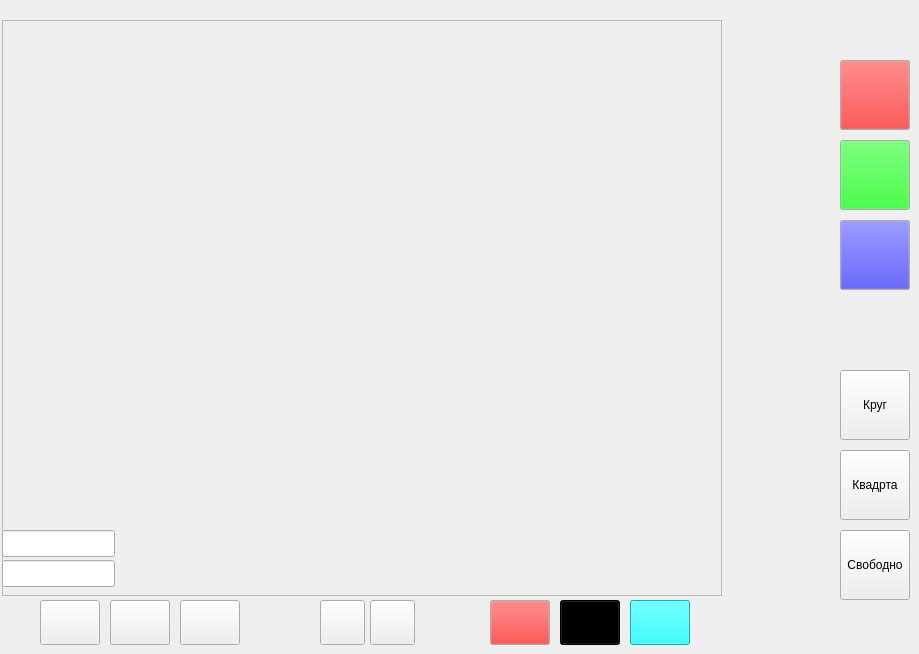
   <widget class="QWidget" name="page_3">
    <widget class="QFrame" name="frame_2">
     <property name="geometry">
      <rect>
       <x>2</x>
       <y>20</y>
       <width>720</width>
       <height>576</height>
      </rect>
     </property>
     <property name="frameShape">
      <enum>QFrame::StyledPanel</enum>
     </property>
     <property name="frameShadow">
      <enum>QFrame::Raised</enum>
     </property>
     <widget class="QLabel" name="drawLabel">
      <property name="geometry">
       <rect>
        <x>0</x>
        <y>0</y>
        <width>720</width>
        <height>576</height>
       </rect>
      </property>
      <property name="text">
       <string/>
      </property>
      <property name="scaledContents">
       <bool>true</bool>
      </property>
     </widget>
     <widget class="QLineEdit" name="lineEdit">
      <property name="geometry">
       <rect>
        <x>0</x>
        <y>510</y>
        <width>113</width>
        <height>27</height>
       </rect>
      </property>
      <property name="readOnly">
       <bool>true</bool>
      </property>
     </widget>
     <widget class="QLineEdit" name="lineEdit_2">
      <property name="geometry">
       <rect>
        <x>0</x>
        <y>540</y>
        <width>113</width>
        <height>27</height>
       </rect>
      </property>
      <property name="readOnly">
       <bool>true</bool>
      </property>
     </widget>
    </widget>
    <widget class="QToolButton" name="toolButton">
     <property name="geometry">
      <rect>
       <x>840</x>
       <y>60</y>
       <width>70</width>
       <height>70</height>
      </rect>
     </property>
     <property name="palette">
      <palette>
       <active>
        <colorrole role="Button">
         <brush brushstyle="SolidPattern">
          <color alpha="255">
           <red>255</red>
           <green>0</green>
           <blue>0</blue>
          </color>
         </brush>
        </colorrole>
       </active>
       <inactive>
        <colorrole role="Button">
         <brush brushstyle="SolidPattern">
          <color alpha="255">
           <red>255</red>
           <green>0</green>
           <blue>0</blue>
          </color>
         </brush>
        </colorrole>
       </inactive>
       <disabled>
        <colorrole role="Button">
         <brush brushstyle="SolidPattern">
          <color alpha="255">
           <red>255</red>
           <green>0</green>
           <blue>0</blue>
          </color>
         </brush>
        </colorrole>
       </disabled>
      </palette>
     </property>
     <property name="text">
      <string/>
     </property>
     <property name="checkable">
      <bool>true</bool>
     </property>
    </widget>
    <widget class="QToolButton" name="toolButton_2">
     <property name="geometry">
      <rect>
       <x>840</x>
       <y>140</y>
       <width>70</width>
       <height>70</height>
      </rect>
     </property>
     <property name="palette">
      <palette>
       <active>
        <colorrole role="Button">
         <brush brushstyle="SolidPattern">
          <color alpha="255">
           <red>0</red>
           <green>255</green>
           <blue>0</blue>
          </color>
         </brush>
        </colorrole>
       </active>
       <inactive>
        <colorrole role="Button">
         <brush brushstyle="SolidPattern">
          <color alpha="255">
           <red>0</red>
           <green>255</green>
           <blue>0</blue>
          </color>
         </brush>
        </colorrole>
       </inactive>
       <disabled>
        <colorrole role="Button">
         <brush brushstyle="SolidPattern">
          <color alpha="255">
           <red>0</red>
           <green>255</green>
           <blue>0</blue>
          </color>
         </brush>
        </colorrole>
       </disabled>
      </palette>
     </property>
     <property name="text">
      <string/>
     </property>
     <property name="checkable">
      <bool>true</bool>
     </property>
    </widget>
    <widget class="QToolButton" name="toolButton_3">
     <property name="geometry">
      <rect>
       <x>840</x>
       <y>220</y>
       <width>70</width>
       <height>70</height>
      </rect>
     </property>
     <property name="palette">
      <palette>
       <active>
        <colorrole role="Button">
         <brush brushstyle="SolidPattern">
          <color alpha="255">
           <red>0</red>
           <green>0</green>
           <blue>255</blue>
          </color>
         </brush>
        </colorrole>
       </active>
       <inactive>
        <colorrole role="Button">
         <brush brushstyle="SolidPattern">
          <color alpha="255">
           <red>0</red>
           <green>0</green>
           <blue>255</blue>
          </color>
         </brush>
        </colorrole>
       </inactive>
       <disabled>
        <colorrole role="Button">
         <brush brushstyle="SolidPattern">
          <color alpha="255">
           <red>0</red>
           <green>0</green>
           <blue>255</blue>
          </color>
         </brush>
        </colorrole>
       </disabled>
      </palette>
     </property>
     <property name="text">
      <string/>
     </property>
     <property name="checkable">
      <bool>true</bool>
     </property>
    </widget>
    <widget class="QPushButton" name="pushButton">
     <property name="geometry">
      <rect>
       <x>840</x>
       <y>370</y>
       <width>70</width>
       <height>70</height>
      </rect>
     </property>
     <property name="text">
      <string>Круг</string>
     </property>
     <property name="checkable">
      <bool>true</bool>
     </property>
    </widget>
    <widget class="QPushButton" name="pushButton_2">
     <property name="geometry">
      <rect>
       <x>840</x>
       <y>450</y>
       <width>70</width>
       <height>70</height>
      </rect>
     </property>
     <property name="text">
      <string>Квадрта</string>
     </property>
     <property name="checkable">
      <bool>true</bool>
     </property>
    </widget>
    <widget class="QPushButton" name="pushButton_3">
     <property name="geometry">
      <rect>
       <x>840</x>
       <y>530</y>
       <width>70</width>
       <height>70</height>
      </rect>
     </property>
     <property name="text">
      <string>Свободно</string>
     </property>
     <property name="checkable">
      <bool>true</bool>
     </property>
    </widget>
    <widget class="QToolButton" name="freeBtn">
     <property name="geometry">
      <rect>
       <x>40</x>
       <y>600</y>
       <width>60</width>
       <height>45</height>
      </rect>
     </property>
     <property name="text">
      <string/>
     </property>
     <property name="iconSize">
      <size>
       <width>35</width>
       <height>35</height>
      </size>
     </property>
     <property name="checkable">
      <bool>true</bool>
     </property>
    </widget>
    <widget class="QToolButton" name="rectBtn">
     <property name="geometry">
      <rect>
       <x>110</x>
       <y>600</y>
       <width>60</width>
       <height>45</height>
      </rect>
     </property>
     <property name="text">
      <string/>
     </property>
     <property name="iconSize">
      <size>
       <width>35</width>
       <height>35</height>
      </size>
     </property>
     <property name="checkable">
      <bool>true</bool>
     </property>
    </widget>
    <widget class="QToolButton" name="roundBtn">
     <property name="geometry">
      <rect>
       <x>180</x>
       <y>600</y>
       <width>60</width>
       <height>45</height>
      </rect>
     </property>
     <property name="text">
      <string/>
     </property>
     <property name="iconSize">
      <size>
       <width>35</width>
       <height>35</height>
      </size>
     </property>
     <property name="checkable">
      <bool>true</bool>
     </property>
    </widget>
    <widget class="QToolButton" name="redBtn">
     <property name="geometry">
      <rect>
       <x>490</x>
       <y>600</y>
       <width>60</width>
       <height>45</height>
      </rect>
     </property>
     <property name="palette">
      <palette>
       <active>
        <colorrole role="Button">
         <brush brushstyle="SolidPattern">
          <color alpha="255">
           <red>255</red>
           <green>0</green>
           <blue>0</blue>
          </color>
         </brush>
        </colorrole>
       </active>
       <inactive>
        <colorrole role="Button">
         <brush brushstyle="SolidPattern">
          <color alpha="255">
           <red>255</red>
           <green>0</green>
           <blue>0</blue>
          </color>
         </brush>
        </colorrole>
       </inactive>
       <disabled>
        <colorrole role="Button">
         <brush brushstyle="SolidPattern">
          <color alpha="255">
           <red>255</red>
           <green>0</green>
           <blue>0</blue>
          </color>
         </brush>
        </colorrole>
       </disabled>
      </palette>
     </property>
     <property name="text">
      <string/>
     </property>
     <property name="icon">
      <iconset>
       <normaloff>../../../../media/Data-1/VideoNPY_Project/VideoNPY_Project/VideoModule/free.jpg</normaloff>../../../../media/Data-1/VideoNPY_Project/VideoNPY_Project/VideoModule/free.jpg</iconset>
     </property>
     <property name="iconSize">
      <size>
       <width>35</width>
       <height>35</height>
      </size>
     </property>
     <property name="checkable">
      <bool>true</bool>
     </property>
    </widget>
    <widget class="QToolButton" name="blackBtn">
     <property name="geometry">
      <rect>
       <x>560</x>
       <y>600</y>
       <width>60</width>
       <height>45</height>
      </rect>
     </property>
     <property name="palette">
      <palette>
       <active>
        <colorrole role="WindowText">
         <brush brushstyle="SolidPattern">
          <color alpha="255">
           <red>255</red>
           <green>255</green>
           <blue>255</blue>
          </color>
         </brush>
        </colorrole>
        <colorrole role="Button">
         <brush brushstyle="SolidPattern">
          <color alpha="255">
           <red>0</red>
           <green>0</green>
           <blue>0</blue>
          </color>
         </brush>
        </colorrole>
        <colorrole role="Light">
         <brush brushstyle="SolidPattern">
          <color alpha="255">
           <red>0</red>
           <green>0</green>
           <blue>0</blue>
          </color>
         </brush>
        </colorrole>
        <colorrole role="Midlight">
         <brush brushstyle="SolidPattern">
          <color alpha="255">
           <red>0</red>
           <green>0</green>
           <blue>0</blue>
          </color>
         </brush>
        </colorrole>
        <colorrole role="Dark">
         <brush brushstyle="SolidPattern">
          <color alpha="255">
           <red>0</red>
           <green>0</green>
           <blue>0</blue>
          </color>
         </brush>
        </colorrole>
        <colorrole role="Mid">
         <brush brushstyle="SolidPattern">
          <color alpha="255">
           <red>0</red>
           <green>0</green>
           <blue>0</blue>
          </color>
         </brush>
        </colorrole>
        <colorrole role="Text">
         <brush brushstyle="SolidPattern">
          <color alpha="255">
           <red>255</red>
           <green>255</green>
           <blue>255</blue>
          </color>
         </brush>
        </colorrole>
        <colorrole role="BrightText">
         <brush brushstyle="SolidPattern">
          <color alpha="255">
           <red>255</red>
           <green>255</green>
           <blue>255</blue>
          </color>
         </brush>
        </colorrole>
        <colorrole role="ButtonText">
         <brush brushstyle="SolidPattern">
          <color alpha="255">
           <red>255</red>
           <green>255</green>
           <blue>255</blue>
          </color>
         </brush>
        </colorrole>
        <colorrole role="Base">
         <brush brushstyle="SolidPattern">
          <color alpha="255">
           <red>0</red>
           <green>0</green>
           <blue>0</blue>
          </color>
         </brush>
        </colorrole>
        <colorrole role="Window">
         <brush brushstyle="SolidPattern">
          <color alpha="255">
           <red>0</red>
           <green>0</green>
           <blue>0</blue>
          </color>
         </brush>
        </colorrole>
        <colorrole role="Shadow">
         <brush brushstyle="SolidPattern">
          <color alpha="255">
           <red>0</red>
           <green>0</green>
           <blue>0</blue>
          </color>
         </brush>
        </colorrole>
        <colorrole role="AlternateBase">
         <brush brushstyle="SolidPattern">
          <color alpha="255">
           <red>0</red>
           <green>0</green>
           <blue>0</blue>
          </color>
         </brush>
        </colorrole>
        <colorrole role="ToolTipBase">
         <brush brushstyle="SolidPattern">
          <color alpha="255">
           <red>255</red>
           <green>255</green>
           <blue>220</blue>
          </color>
         </brush>
        </colorrole>
        <colorrole role="ToolTipText">
         <brush brushstyle="SolidPattern">
          <color alpha="255">
           <red>0</red>
           <green>0</green>
           <blue>0</blue>
          </color>
         </brush>
        </colorrole>
       </active>
       <inactive>
        <colorrole role="WindowText">
         <brush brushstyle="SolidPattern">
          <color alpha="255">
           <red>255</red>
           <green>255</green>
           <blue>255</blue>
          </color>
         </brush>
        </colorrole>
        <colorrole role="Button">
         <brush brushstyle="SolidPattern">
          <color alpha="255">
           <red>0</red>
           <green>0</green>
           <blue>0</blue>
          </color>
         </brush>
        </colorrole>
        <colorrole role="Light">
         <brush brushstyle="SolidPattern">
          <color alpha="255">
           <red>0</red>
           <green>0</green>
           <blue>0</blue>
          </color>
         </brush>
        </colorrole>
        <colorrole role="Midlight">
         <brush brushstyle="SolidPattern">
          <color alpha="255">
           <red>0</red>
           <green>0</green>
           <blue>0</blue>
          </color>
         </brush>
        </colorrole>
        <colorrole role="Dark">
         <brush brushstyle="SolidPattern">
          <color alpha="255">
           <red>0</red>
           <green>0</green>
           <blue>0</blue>
          </color>
         </brush>
        </colorrole>
        <colorrole role="Mid">
         <brush brushstyle="SolidPattern">
          <color alpha="255">
           <red>0</red>
           <green>0</green>
           <blue>0</blue>
          </color>
         </brush>
        </colorrole>
        <colorrole role="Text">
         <brush brushstyle="SolidPattern">
          <color alpha="255">
           <red>255</red>
           <green>255</green>
           <blue>255</blue>
          </color>
         </brush>
        </colorrole>
        <colorrole role="BrightText">
         <brush brushstyle="SolidPattern">
          <color alpha="255">
           <red>255</red>
           <green>255</green>
           <blue>255</blue>
          </color>
         </brush>
        </colorrole>
        <colorrole role="ButtonText">
         <brush brushstyle="SolidPattern">
          <color alpha="255">
           <red>255</red>
           <green>255</green>
           <blue>255</blue>
          </color>
         </brush>
        </colorrole>
        <colorrole role="Base">
         <brush brushstyle="SolidPattern">
          <color alpha="255">
           <red>0</red>
           <green>0</green>
           <blue>0</blue>
          </color>
         </brush>
        </colorrole>
        <colorrole role="Window">
         <brush brushstyle="SolidPattern">
          <color alpha="255">
           <red>0</red>
           <green>0</green>
           <blue>0</blue>
          </color>
         </brush>
        </colorrole>
        <colorrole role="Shadow">
         <brush brushstyle="SolidPattern">
          <color alpha="255">
           <red>0</red>
           <green>0</green>
           <blue>0</blue>
          </color>
         </brush>
        </colorrole>
        <colorrole role="AlternateBase">
         <brush brushstyle="SolidPattern">
          <color alpha="255">
           <red>0</red>
           <green>0</green>
           <blue>0</blue>
          </color>
         </brush>
        </colorrole>
        <colorrole role="ToolTipBase">
         <brush brushstyle="SolidPattern">
          <color alpha="255">
           <red>255</red>
           <green>255</green>
           <blue>220</blue>
          </color>
         </brush>
        </colorrole>
        <colorrole role="ToolTipText">
         <brush brushstyle="SolidPattern">
          <color alpha="255">
           <red>0</red>
           <green>0</green>
           <blue>0</blue>
          </color>
         </brush>
        </colorrole>
       </inactive>
       <disabled>
        <colorrole role="WindowText">
         <brush brushstyle="SolidPattern">
          <color alpha="255">
           <red>0</red>
           <green>0</green>
           <blue>0</blue>
          </color>
         </brush>
        </colorrole>
        <colorrole role="Button">
         <brush brushstyle="SolidPattern">
          <color alpha="255">
           <red>0</red>
           <green>0</green>
           <blue>0</blue>
          </color>
         </brush>
        </colorrole>
        <colorrole role="Light">
         <brush brushstyle="SolidPattern">
          <color alpha="255">
           <red>0</red>
           <green>0</green>
           <blue>0</blue>
          </color>
         </brush>
        </colorrole>
        <colorrole role="Midlight">
         <brush brushstyle="SolidPattern">
          <color alpha="255">
           <red>0</red>
           <green>0</green>
           <blue>0</blue>
          </color>
         </brush>
        </colorrole>
        <colorrole role="Dark">
         <brush brushstyle="SolidPattern">
          <color alpha="255">
           <red>0</red>
           <green>0</green>
           <blue>0</blue>
          </color>
         </brush>
        </colorrole>
        <colorrole role="Mid">
         <brush brushstyle="SolidPattern">
          <color alpha="255">
           <red>0</red>
           <green>0</green>
           <blue>0</blue>
          </color>
         </brush>
        </colorrole>
        <colorrole role="Text">
         <brush brushstyle="SolidPattern">
          <color alpha="255">
           <red>0</red>
           <green>0</green>
           <blue>0</blue>
          </color>
         </brush>
        </colorrole>
        <colorrole role="BrightText">
         <brush brushstyle="SolidPattern">
          <color alpha="255">
           <red>255</red>
           <green>255</green>
           <blue>255</blue>
          </color>
         </brush>
        </colorrole>
        <colorrole role="ButtonText">
         <brush brushstyle="SolidPattern">
          <color alpha="255">
           <red>0</red>
           <green>0</green>
           <blue>0</blue>
          </color>
         </brush>
        </colorrole>
        <colorrole role="Base">
         <brush brushstyle="SolidPattern">
          <color alpha="255">
           <red>0</red>
           <green>0</green>
           <blue>0</blue>
          </color>
         </brush>
        </colorrole>
        <colorrole role="Window">
         <brush brushstyle="SolidPattern">
          <color alpha="255">
           <red>0</red>
           <green>0</green>
           <blue>0</blue>
          </color>
         </brush>
        </colorrole>
        <colorrole role="Shadow">
         <brush brushstyle="SolidPattern">
          <color alpha="255">
           <red>0</red>
           <green>0</green>
           <blue>0</blue>
          </color>
         </brush>
        </colorrole>
        <colorrole role="AlternateBase">
         <brush brushstyle="SolidPattern">
          <color alpha="255">
           <red>0</red>
           <green>0</green>
           <blue>0</blue>
          </color>
         </brush>
        </colorrole>
        <colorrole role="ToolTipBase">
         <brush brushstyle="SolidPattern">
          <color alpha="255">
           <red>255</red>
           <green>255</green>
           <blue>220</blue>
          </color>
         </brush>
        </colorrole>
        <colorrole role="ToolTipText">
         <brush brushstyle="SolidPattern">
          <color alpha="255">
           <red>0</red>
           <green>0</green>
           <blue>0</blue>
          </color>
         </brush>
        </colorrole>
       </disabled>
      </palette>
     </property>
     <property name="text">
      <string/>
     </property>
     <property name="icon">
      <iconset>
       <normaloff>../../../../media/Data-1/VideoNPY_Project/VideoNPY_Project/VideoModule/rect.jpg</normaloff>../../../../media/Data-1/VideoNPY_Project/VideoNPY_Project/VideoModule/rect.jpg</iconset>
     </property>
     <property name="iconSize">
      <size>
       <width>35</width>
       <height>35</height>
      </size>
     </property>
     <property name="checkable">
      <bool>true</bool>
     </property>
    </widget>
    <widget class="QToolButton" name="cyanBtn">
     <property name="geometry">
      <rect>
       <x>630</x>
       <y>600</y>
       <width>60</width>
       <height>45</height>
      </rect>
     </property>
     <property name="palette">
      <palette>
       <active>
        <colorrole role="WindowText">
         <brush brushstyle="SolidPattern">
          <color alpha="255">
           <red>0</red>
           <green>0</green>
           <blue>0</blue>
          </color>
         </brush>
        </colorrole>
        <colorrole role="Button">
         <brush brushstyle="SolidPattern">
          <color alpha="255">
           <red>0</red>
           <green>255</green>
           <blue>255</blue>
          </color>
         </brush>
        </colorrole>
        <colorrole role="Light">
         <brush brushstyle="SolidPattern">
          <color alpha="255">
           <red>127</red>
           <green>255</green>
           <blue>255</blue>
          </color>
         </brush>
        </colorrole>
        <colorrole role="Midlight">
         <brush brushstyle="SolidPattern">
          <color alpha="255">
           <red>63</red>
           <green>255</green>
           <blue>255</blue>
          </color>
         </brush>
        </colorrole>
        <colorrole role="Dark">
         <brush brushstyle="SolidPattern">
          <color alpha="255">
           <red>0</red>
           <green>127</green>
           <blue>127</blue>
          </color>
         </brush>
        </colorrole>
        <colorrole role="Mid">
         <brush brushstyle="SolidPattern">
          <color alpha="255">
           <red>0</red>
           <green>170</green>
           <blue>170</blue>
          </color>
         </brush>
        </colorrole>
        <colorrole role="Text">
         <brush brushstyle="SolidPattern">
          <color alpha="255">
           <red>0</red>
           <green>0</green>
           <blue>0</blue>
          </color>
         </brush>
        </colorrole>
        <colorrole role="BrightText">
         <brush brushstyle="SolidPattern">
          <color alpha="255">
           <red>255</red>
           <green>255</green>
           <blue>255</blue>
          </color>
         </brush>
        </colorrole>
        <colorrole role="ButtonText">
         <brush brushstyle="SolidPattern">
          <color alpha="255">
           <red>0</red>
           <green>0</green>
           <blue>0</blue>
          </color>
         </brush>
        </colorrole>
        <colorrole role="Base">
         <brush brushstyle="SolidPattern">
          <color alpha="255">
           <red>255</red>
           <green>255</green>
           <blue>255</blue>
          </color>
         </brush>
        </colorrole>
        <colorrole role="Window">
         <brush brushstyle="SolidPattern">
          <color alpha="255">
           <red>0</red>
           <green>255</green>
           <blue>255</blue>
          </color>
         </brush>
        </colorrole>
        <colorrole role="Shadow">
         <brush brushstyle="SolidPattern">
          <color alpha="255">
           <red>0</red>
           <green>0</green>
           <blue>0</blue>
          </color>
         </brush>
        </colorrole>
        <colorrole role="AlternateBase">
         <brush brushstyle="SolidPattern">
          <color alpha="255">
           <red>127</red>
           <green>255</green>
           <blue>255</blue>
          </color>
         </brush>
        </colorrole>
        <colorrole role="ToolTipBase">
         <brush brushstyle="SolidPattern">
          <color alpha="255">
           <red>255</red>
           <green>255</green>
           <blue>220</blue>
          </color>
         </brush>
        </colorrole>
        <colorrole role="ToolTipText">
         <brush brushstyle="SolidPattern">
          <color alpha="255">
           <red>0</red>
           <green>0</green>
           <blue>0</blue>
          </color>
         </brush>
        </colorrole>
       </active>
       <inactive>
        <colorrole role="WindowText">
         <brush brushstyle="SolidPattern">
          <color alpha="255">
           <red>0</red>
           <green>0</green>
           <blue>0</blue>
          </color>
         </brush>
        </colorrole>
        <colorrole role="Button">
         <brush brushstyle="SolidPattern">
          <color alpha="255">
           <red>0</red>
           <green>255</green>
           <blue>255</blue>
          </color>
         </brush>
        </colorrole>
        <colorrole role="Light">
         <brush brushstyle="SolidPattern">
          <color alpha="255">
           <red>127</red>
           <green>255</green>
           <blue>255</blue>
          </color>
         </brush>
        </colorrole>
        <colorrole role="Midlight">
         <brush brushstyle="SolidPattern">
          <color alpha="255">
           <red>63</red>
           <green>255</green>
           <blue>255</blue>
          </color>
         </brush>
        </colorrole>
        <colorrole role="Dark">
         <brush brushstyle="SolidPattern">
          <color alpha="255">
           <red>0</red>
           <green>127</green>
           <blue>127</blue>
          </color>
         </brush>
        </colorrole>
        <colorrole role="Mid">
         <brush brushstyle="SolidPattern">
          <color alpha="255">
           <red>0</red>
           <green>170</green>
           <blue>170</blue>
          </color>
         </brush>
        </colorrole>
        <colorrole role="Text">
         <brush brushstyle="SolidPattern">
          <color alpha="255">
           <red>0</red>
           <green>0</green>
           <blue>0</blue>
          </color>
         </brush>
        </colorrole>
        <colorrole role="BrightText">
         <brush brushstyle="SolidPattern">
          <color alpha="255">
           <red>255</red>
           <green>255</green>
           <blue>255</blue>
          </color>
         </brush>
        </colorrole>
        <colorrole role="ButtonText">
         <brush brushstyle="SolidPattern">
          <color alpha="255">
           <red>0</red>
           <green>0</green>
           <blue>0</blue>
          </color>
         </brush>
        </colorrole>
        <colorrole role="Base">
         <brush brushstyle="SolidPattern">
          <color alpha="255">
           <red>255</red>
           <green>255</green>
           <blue>255</blue>
          </color>
         </brush>
        </colorrole>
        <colorrole role="Window">
         <brush brushstyle="SolidPattern">
          <color alpha="255">
           <red>0</red>
           <green>255</green>
           <blue>255</blue>
          </color>
         </brush>
        </colorrole>
        <colorrole role="Shadow">
         <brush brushstyle="SolidPattern">
          <color alpha="255">
           <red>0</red>
           <green>0</green>
           <blue>0</blue>
          </color>
         </brush>
        </colorrole>
        <colorrole role="AlternateBase">
         <brush brushstyle="SolidPattern">
          <color alpha="255">
           <red>127</red>
           <green>255</green>
           <blue>255</blue>
          </color>
         </brush>
        </colorrole>
        <colorrole role="ToolTipBase">
         <brush brushstyle="SolidPattern">
          <color alpha="255">
           <red>255</red>
           <green>255</green>
           <blue>220</blue>
          </color>
         </brush>
        </colorrole>
        <colorrole role="ToolTipText">
         <brush brushstyle="SolidPattern">
          <color alpha="255">
           <red>0</red>
           <green>0</green>
           <blue>0</blue>
          </color>
         </brush>
        </colorrole>
       </inactive>
       <disabled>
        <colorrole role="WindowText">
         <brush brushstyle="SolidPattern">
          <color alpha="255">
           <red>0</red>
           <green>127</green>
           <blue>127</blue>
          </color>
         </brush>
        </colorrole>
        <colorrole role="Button">
         <brush brushstyle="SolidPattern">
          <color alpha="255">
           <red>0</red>
           <green>255</green>
           <blue>255</blue>
          </color>
         </brush>
        </colorrole>
        <colorrole role="Light">
         <brush brushstyle="SolidPattern">
          <color alpha="255">
           <red>127</red>
           <green>255</green>
           <blue>255</blue>
          </color>
         </brush>
        </colorrole>
        <colorrole role="Midlight">
         <brush brushstyle="SolidPattern">
          <color alpha="255">
           <red>63</red>
           <green>255</green>
           <blue>255</blue>
          </color>
         </brush>
        </colorrole>
        <colorrole role="Dark">
         <brush brushstyle="SolidPattern">
          <color alpha="255">
           <red>0</red>
           <green>127</green>
           <blue>127</blue>
          </color>
         </brush>
        </colorrole>
        <colorrole role="Mid">
         <brush brushstyle="SolidPattern">
          <color alpha="255">
           <red>0</red>
           <green>170</green>
           <blue>170</blue>
          </color>
         </brush>
        </colorrole>
        <colorrole role="Text">
         <brush brushstyle="SolidPattern">
          <color alpha="255">
           <red>0</red>
           <green>127</green>
           <blue>127</blue>
          </color>
         </brush>
        </colorrole>
        <colorrole role="BrightText">
         <brush brushstyle="SolidPattern">
          <color alpha="255">
           <red>255</red>
           <green>255</green>
           <blue>255</blue>
          </color>
         </brush>
        </colorrole>
        <colorrole role="ButtonText">
         <brush brushstyle="SolidPattern">
          <color alpha="255">
           <red>0</red>
           <green>127</green>
           <blue>127</blue>
          </color>
         </brush>
        </colorrole>
        <colorrole role="Base">
         <brush brushstyle="SolidPattern">
          <color alpha="255">
           <red>0</red>
           <green>255</green>
           <blue>255</blue>
          </color>
         </brush>
        </colorrole>
        <colorrole role="Window">
         <brush brushstyle="SolidPattern">
          <color alpha="255">
           <red>0</red>
           <green>255</green>
           <blue>255</blue>
          </color>
         </brush>
        </colorrole>
        <colorrole role="Shadow">
         <brush brushstyle="SolidPattern">
          <color alpha="255">
           <red>0</red>
           <green>0</green>
           <blue>0</blue>
          </color>
         </brush>
        </colorrole>
        <colorrole role="AlternateBase">
         <brush brushstyle="SolidPattern">
          <color alpha="255">
           <red>0</red>
           <green>255</green>
           <blue>255</blue>
          </color>
         </brush>
        </colorrole>
        <colorrole role="ToolTipBase">
         <brush brushstyle="SolidPattern">
          <color alpha="255">
           <red>255</red>
           <green>255</green>
           <blue>220</blue>
          </color>
         </brush>
        </colorrole>
        <colorrole role="ToolTipText">
         <brush brushstyle="SolidPattern">
          <color alpha="255">
           <red>0</red>
           <green>0</green>
           <blue>0</blue>
          </color>
         </brush>
        </colorrole>
       </disabled>
      </palette>
     </property>
     <property name="text">
      <string/>
     </property>
     <property name="iconSize">
      <size>
       <width>35</width>
       <height>35</height>
      </size>
     </property>
     <property name="checkable">
      <bool>true</bool>
     </property>
    </widget>
    <widget class="QPushButton" name="undo">
     <property name="geometry">
      <rect>
       <x>320</x>
       <y>600</y>
       <width>45</width>
       <height>45</height>
      </rect>
     </property>
     <property name="text">
      <string/>
     </property>
     <property name="iconSize">
      <size>
       <width>40</width>
       <height>40</height>
      </size>
     </property>
    </widget>
    <widget class="QPushButton" name="redo">
     <property name="geometry">
      <rect>
       <x>370</x>
       <y>600</y>
       <width>45</width>
       <height>45</height>
      </rect>
     </property>
     <property name="text">
      <string/>
     </property>
     <property name="iconSize">
      <size>
       <width>40</width>
       <height>40</height>
      </size>
     </property>
    </widget>
   </widget>
